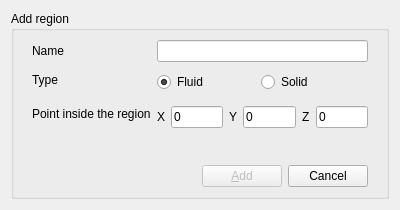
<?xml version="1.0" encoding="UTF-8"?>
<ui version="4.0">
 <class>RegionForm</class>
 <widget class="QWidget" name="RegionForm">
  <property name="geometry">
   <rect>
    <x>0</x>
    <y>0</y>
    <width>400</width>
    <height>208</height>
   </rect>
  </property>
  <property name="windowTitle">
   <string>Form</string>
  </property>
  <layout class="QVBoxLayout" name="verticalLayout">
   <item>
    <widget class="QGroupBox" name="regionForm">
     <property name="title">
      <string>Add region</string>
     </property>
     <layout class="QVBoxLayout" name="verticalLayout_7">
      <property name="spacing">
       <number>4</number>
      </property>
      <property name="topMargin">
       <number>0</number>
      </property>
      <item>
       <widget class="QWidget" name="widget_6" native="true">
        <layout class="QFormLayout" name="formLayout_2">
         <property name="rowWrapPolicy">
          <enum>QFormLayout::RowWrapPolicy::WrapLongRows</enum>
         </property>
         <item row="0" column="0">
          <widget class="QLabel" name="label_5">
           <property name="text">
            <string>Name</string>
           </property>
          </widget>
         </item>
         <item row="0" column="1">
          <widget class="QLineEdit" name="name"/>
         </item>
         <item row="1" column="0">
          <widget class="QLabel" name="label_6">
           <property name="text">
            <string>Type</string>
           </property>
          </widget>
         </item>
         <item row="1" column="1">
          <widget class="QWidget" name="widget_7" native="true">
           <layout class="QHBoxLayout" name="horizontalLayout_6">
            <property name="leftMargin">
             <number>0</number>
            </property>
            <property name="topMargin">
             <number>4</number>
            </property>
            <property name="bottomMargin">
             <number>4</number>
            </property>
            <item>
             <widget class="QRadioButton" name="fluid">
              <property name="text">
               <string>Fluid</string>
              </property>
              <property name="checked">
               <bool>true</bool>
              </property>
              <attribute name="buttonGroup">
               <string notr="true">typeRadios</string>
              </attribute>
             </widget>
            </item>
            <item>
             <widget class="QRadioButton" name="solid">
              <property name="text">
               <string>Solid</string>
              </property>
              <property name="checked">
               <bool>false</bool>
              </property>
              <attribute name="buttonGroup">
               <string notr="true">typeRadios</string>
              </attribute>
             </widget>
            </item>
           </layout>
          </widget>
         </item>
         <item row="2" column="0">
          <widget class="QLabel" name="label_13">
           <property name="text">
            <string>Point inside the region</string>
           </property>
          </widget>
         </item>
         <item row="2" column="1">
          <widget class="QWidget" name="widget_8" native="true">
           <layout class="QHBoxLayout" name="horizontalLayout_7">
            <property name="leftMargin">
             <number>0</number>
            </property>
            <property name="topMargin">
             <number>4</number>
            </property>
            <property name="rightMargin">
             <number>0</number>
            </property>
            <property name="bottomMargin">
             <number>4</number>
            </property>
            <item>
             <spacer name="horizontalSpacer_4">
              <property name="orientation">
               <enum>Qt::Orientation::Horizontal</enum>
              </property>
              <property name="sizeHint" stdset="0">
               <size>
                <width>40</width>
                <height>20</height>
               </size>
              </property>
             </spacer>
            </item>
            <item>
             <widget class="QLabel" name="label_x">
              <property name="text">
               <string>X</string>
              </property>
              <property name="buddy">
               <cstring>x</cstring>
              </property>
             </widget>
            </item>
            <item>
             <widget class="PFloatLineEdit" name="x">
              <property name="text">
               <string>0</string>
              </property>
             </widget>
            </item>
            <item>
             <widget class="QLabel" name="label_y">
              <property name="text">
               <string>Y</string>
              </property>
              <property name="buddy">
               <cstring>y</cstring>
              </property>
             </widget>
            </item>
            <item>
             <widget class="PFloatLineEdit" name="y">
              <property name="text">
               <string>0</string>
              </property>
             </widget>
            </item>
            <item>
             <widget class="QLabel" name="label_z">
              <property name="text">
               <string>Z</string>
              </property>
              <property name="buddy">
               <cstring>z</cstring>
              </property>
             </widget>
            </item>
            <item>
             <widget class="PFloatLineEdit" name="z">
              <property name="text">
               <string>0</string>
              </property>
             </widget>
            </item>
           </layout>
          </widget>
         </item>
         <item row="3" column="1">
          <widget class="QLabel" name="pointHint">
           <property name="text">
            <string/>
           </property>
           <property name="wordWrap">
            <bool>true</bool>
           </property>
          </widget>
         </item>
        </layout>
       </widget>
      </item>
      <item>
       <widget class="QWidget" name="widget_9" native="true">
        <layout class="QHBoxLayout" name="horizontalLayout_8">
         <property name="topMargin">
          <number>0</number>
         </property>
         <property name="bottomMargin">
          <number>0</number>
         </property>
         <item>
          <spacer name="horizontalSpacer_5">
           <property name="orientation">
            <enum>Qt::Orientation::Horizontal</enum>
           </property>
           <property name="sizeHint" stdset="0">
            <size>
             <width>177</width>
             <height>20</height>
            </size>
           </property>
          </spacer>
         </item>
         <item>
          <widget class="QPushButton" name="ok">
           <property name="enabled">
            <bool>false</bool>
           </property>
           <property name="text">
            <string>&amp;Add</string>
           </property>
          </widget>
         </item>
         <item>
          <widget class="QPushButton" name="cancel">
           <property name="enabled">
            <bool>true</bool>
           </property>
           <property name="text">
            <string>Cancel</string>
           </property>
          </widget>
         </item>
        </layout>
       </widget>
      </item>
     </layout>
    </widget>
   </item>
  </layout>
 </widget>
 <customwidgets>
  <customwidget>
   <class>PFloatLineEdit</class>
   <extends>QLineEdit</extends>
   <header location="global">widgets.pfloat_line_edit</header>
  </customwidget>
 </customwidgets>
 <resources/>
 <connections/>
 <buttongroups>
  <buttongroup name="typeRadios"/>
 </buttongroups>
</ui>
